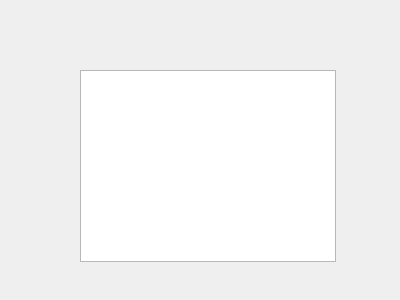
<?xml version="1.0" encoding="UTF-8"?>
<ui version="4.0">
 <class>Dialog</class>
 <widget class="QDialog" name="Dialog">
  <property name="geometry">
   <rect>
    <x>0</x>
    <y>0</y>
    <width>400</width>
    <height>300</height>
   </rect>
  </property>
  <property name="windowTitle">
   <string>Dialog</string>
  </property>
  <widget class="QListWidget" name="myListWidget">
   <property name="geometry">
    <rect>
     <x>80</x>
     <y>70</y>
     <width>256</width>
     <height>192</height>
    </rect>
   </property>
  </widget>
 </widget>
 <resources/>
 <connections/>
</ui>
